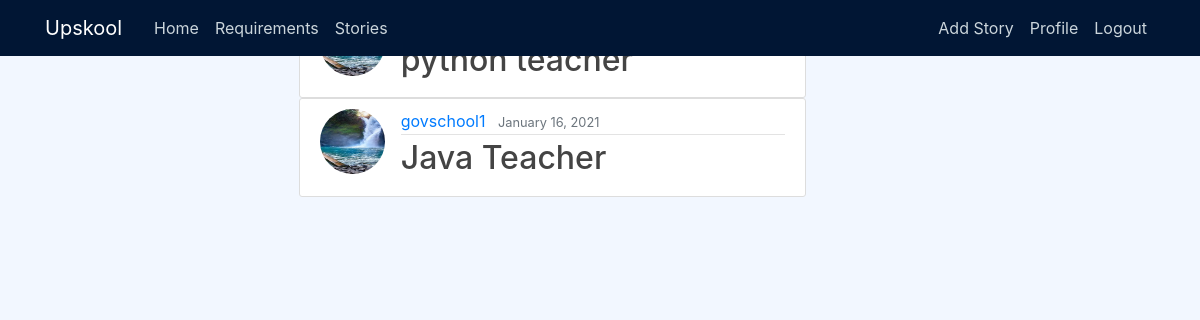
The app's page /requirements/ (signed in) with its own data.
### users/models.py (models this page shows, shortened)
class Requirement(models.Model):
    title = models.CharField(max_length=100)
    content = models.TextField()
    date_posted = models.DateTimeField(default=timezone.now)
    author = models.ForeignKey(User, on_delete=models.CASCADE)

class Profile(models.Model):
    user = models.OneToOneField(User, on_delete=models.CASCADE)
    image = models.ImageField(default='default.jpg', upload_to='profile_pics')
    type = models.CharField(choices=PROFILE_TYPES, max_length=16)

### users/views.py (the view)
# urls.py: path('requirements/',ReqListView.as_view(), name='requirements'),
class ReqListView(ListView):
    model = Requirement
    template_name = 'users/requirements.html'  # <app>/<model>_<viewtype>.html
    context_object_name = 'requirements'
    ordering = ['-date_posted']
    paginate_by = 5

### users/templates/users/requirements.html (shortened to what this page needs)
{% extends "users/base.html" %}
{% block content %}
{% for requirement in requirements %}
    <article class="media content-section">
    <img class="rounded-circle article-img" src="{{ requirement.author.profile.image.url }}">
    <div class="media-body">
        <div class="article-metadata">
        <a class="mr-2" href="{% url 'user_requirement' requirement.author.username %}">{{ requirement.author }}</a>
        <small class="text-muted">{{ requirement.date_posted|date:"F d, Y" }}</small>
        </div>
        <h2><a class="article-title" href="{% url 'req-detail' requirement.id %}">{{ requirement.title }}</a></h2>
    </div>
    </article>
{% endfor %}
{% endblock content %}

### users/static/users/main.css (style rules this page uses)
body { background: #f2f7ff; color: #333333; margin-top: 5rem; }
h1, h2, h3, h4, h5, h6 { color: #444444; }
.content-section { margin: auto; width: 50%; background: #ffffff; padding: 10px 20px; border: 1px solid #dddddd; border-radius: 3px; }
.article-title { color: #444444; }
.article-img { height: 65px; width: 65px; margin-right: 16px; float: left; }
.article-metadata { padding-bottom: 1px; margin-bottom: 4px; border-bottom: 1px solid #e3e3e3 }

### users/static/users/style.css (style rules this page uses)
body { margin: 0; }

### records on screen
Requirement: title "python teacher"
Requirement: author.profile.image (placeholder picture), author "govschool1", date_posted "January 16, 2021", title "Java Teacher"
